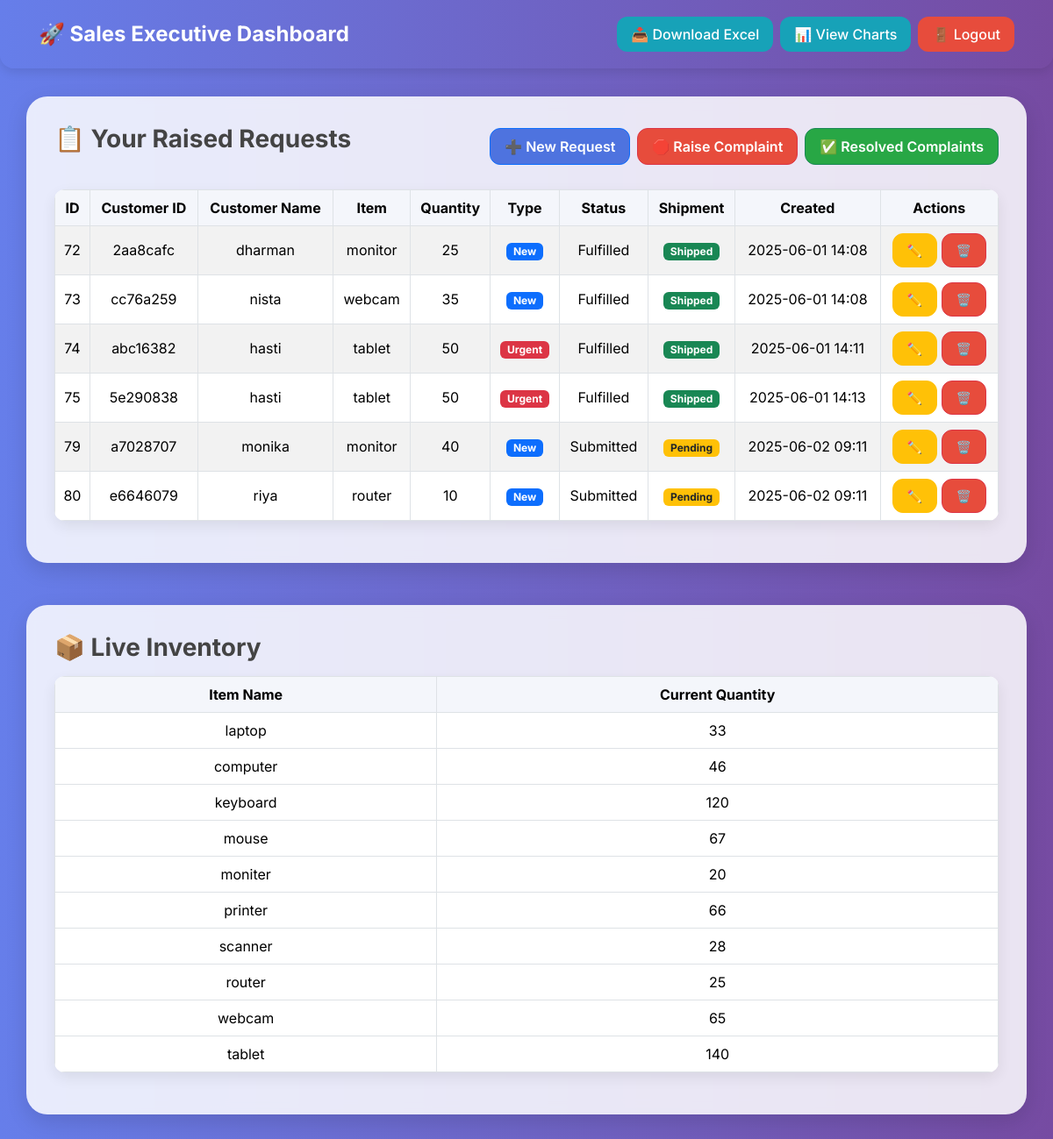
The app's page /sales_dashboard (signed in) with its own data.
### tables this page shows
CREATE TABLE "requests" (
	"id"	INTEGER,
	"item"	TEXT,
	"item_quantity"	INTEGER,
	"comment"	NUMERIC,
	"created_by"	TEXT NOT NULL,
	"assigned_to"	TEXT DEFAULT 'warehouse',
	"status"	TEXT DEFAULT 'Submitted' CHECK("status" IN ('Submitted', 'In Review', 'Fulfilled', 'Declined', 'Forwarded to Production')),
	"created_at"	TEXT DEFAULT CURRENT_TIMESTAMP,
	"updated_at"	TEXT DEFAULT CURRENT_TIMESTAMP,
	"warehouse_comment"	TEXT,
	"tracking_id"	TEXT,
	"courier_name"	TEXT,
	"delivery_date"	TEXT,
	"shipment_status"	TEXT DEFAULT 'Pending',
	"stock_available"	TEXT DEFAULT 'Yes' CHECK("stock_available" IN ('Yes', 'No')),
	"planner_comments"	TEXT,
	"estimated_completion_date"	TEXT,
	"urgency"	TEXT, was_forwarded INTEGER DEFAULT 0, customer_name TEXT, customer_id TEXT, request_type TEXT DEFAULT 'New', response TEXT,
	PRIMARY KEY("id" AUTOINCREMENT)
);

CREATE TABLE warehouse_inventory (
            id INTEGER PRIMARY KEY AUTOINCREMENT,
            item TEXT NOT NULL,
            item_quantity INTEGER NOT NULL
        );

### app.py (the view)
@app.route('/sales_dashboard')
def sales_dashboard():
    if session.get('role') != 'sales':
        return redirect(url_for('login'))
    username = session['username']
    conn = sqlite3.connect('database/4s.db')
    conn.row_factory = sqlite3.Row
    cursor = conn.cursor()
    cursor.execute("SELECT * FROM requests WHERE created_by = ?", (username,))
    rows = cursor.fetchall()
    requests = []
    for r in rows:
        created_at = r['created_at']
        if isinstance(created_at, str):
            try:
                created_at = datetime.strptime(created_at, "%Y-%m-%d %H:%M:%S")
            except ValueError:
                created_at = None
        requests.append({**dict(r), 'created_at': created_at})
    cursor.execute("SELECT item, item_quantity FROM warehouse_inventory")
    inventory_rows = cursor.fetchall()
    inventory = [dict(row) for row in inventory_rows]
    cursor.execute("SELECT * FROM complaints")
    resolved_rows = cursor.fetchall()
    resolved_complaints = [dict(row) for row in resolved_rows]
    print("Resolved Complaints:", resolved_complaints)  # Debug print
    conn.close()
    return render_template(
        'sales_dashboard.html',
        requests=requests,
        inventory=inventory,
        resolved_complaints=resolved_complaints  # ✅ Pass to template
    )

### Templates/sales_dashboard.html (shortened to what this page needs)
<!DOCTYPE html>
<html lang="en">
<head>
  <link href="https://cdn.jsdelivr.net/npm/bootstrap@5.3.3/dist/css/bootstrap.min.css" rel="stylesheet">
</head>
<body>
<nav class="navbar navbar-expand-lg">
  <div class="container-fluid d-flex justify-content-between align-items-center flex-wrap gap-2">
    <span class="navbar-brand">🚀 Sales Executive Dashboard</span>
    <div class="d-flex gap-2 flex-wrap">
      <a href="{{ url_for('download_report') }}" class="btn btn-info">📥 Download Excel</a>
      <a href="{{ url_for('sales_report_chart') }}" class="btn btn-info">📊 View Charts</a>
      <a href="{{ url_for('logout') }}" class="btn btn-danger">🚪 Logout</a>
    </div>
  </div>
</nav>
<section class="dashboard-box container">
  <div class="d-flex justify-content-between align-items-center mb-4 flex-wrap gap-2">
    <h3>📋 Your Raised Requests</h3>
    <div class="d-flex gap-2 flex-wrap">
      <a href="{{ url_for('raise_request') }}" class="btn btn-primary">➕ New Request</a>
      <a href="{{ url_for('raise_complaint') }}" class="btn btn-danger">🛑 Raise Complaint</a>
      <a href="{{ url_for('resolved_complaints') }}" class="btn btn-success">✅ Resolved Complaints</a>
    </div>
  </div>
  <table class="table table-striped table-bordered">
    <thead>
      <tr>
        <th>ID</th>
        <th>Customer ID</th>
        <th>Customer Name</th>
        <th>Item</th>
        <th>Quantity</th>
        <th>Type</th>
        <th>Status</th>
        <th>Shipment</th>
        <th>Created</th>
        <th>Actions</th>
      </tr>
    </thead>
    <tbody>
      {% if requests %}
        {% for r in requests %}
        <tr>
          <td>{{ r.id }}</td>
          <td>{{ r.customer_id }}</td>
          <td>{{ r.customer_name }}</td>
          <td>{{ r.item or '' }}</td>
          <td>{{ r.item_quantity or '' }}</td>
          <td>
            {% if r.request_type == 'Urgent' %}
              <span class="badge bg-danger">Urgent</span>
            {% elif r.request_type == 'New' %}
              <span class="badge bg-primary">New</span>
            {% elif r.request_type == 'Return' %}
              <span class="badge bg-warning text-dark">Return</span>
            {% else %}
              <span class="badge bg-secondary">{{ r.request_type }}</span>
            {% endif %}
          </td>
          <td>{{ r.status }}</td>
          <td>
            {% if r.shipment_status == 'Shipped' %}
              <span class="badge bg-success">Shipped</span>
            {% elif r.shipment_status %}
              <span class="badge bg-warning text-dark">{{ r.shipment_status }}</span>
            {% else %}
              <span class="badge bg-secondary">N/A</span>
            {% endif %}
          </td>
          <td>
            {% if r.created_at %}
              {{ r.created_at.strftime('%Y-%m-%d %H:%M') }}
            {% else %}
              N/A
            {% endif %}
          </td>
          <td>
            <a href="{{ url_for('edit_request', request_id=r.id) }}" class="btn btn-sm btn-warning">✏️</a>
            <a href="{{ url_for('delete_request', request_id=r.id) }}" class="btn btn-sm btn-danger" onclick="return confirm('Are you sure you want to delete this request?');">🗑️</a>
          </td>
        </tr>
        {% endfor %}
      {% else %}
        <tr>
          <td colspan="10" class="text-center">No requests found. Use ➕ to create one.</td>
        </tr>
      {% endif %}
    </tbody>
  </table>
</section>
<section class="dashboard-box container">
  <h3>📦 Live Inventory</h3>
  <table class="table table-bordered table-hover mt-3">
    <thead>
      <tr>
        <th>Item Name</th>
        <th>Current Quantity</th>
      </tr>
    </thead>
    <tbody>
      {% for item in inventory %}
      <tr>
        <td>{{ item['item'] }}</td>
        <td>{{ item['item_quantity'] }}</td>
      </tr>
      {% endfor %}
    </tbody>
  </table>
</section>
</body>
</html>

### Templates/sales_dashboard.html (style rules this page uses)
body { margin: 0; padding: 0; font-family: 'Inter', sans-serif; background: linear-gradient(to right, #667eea, #764ba2); min-height: 100vh; color: #333; }
.navbar { background: linear-gradient(90deg, #667eea, #764ba2); color: white; border-radius: 0 0 1rem 1rem; padding: 1rem 2rem; box-shadow: 0 4px 12px rgba(0, 0, 0, 0.1); }
.navbar-brand { font-weight: 700; font-size: 1.5rem; color: white !important; }
.navbar .btn { border-radius: 0.75rem; font-weight: 500; border: none; }
.dashboard-box { background: rgba(255, 255, 255, 0.85); backdrop-filter: blur(8px); padding: 2rem; border-radius: 1.5rem; box-shadow: 0 8px 24px rgba(0, 0, 0, 0.12); margin-top: 2rem; }
h3 { font-weight: 700; color: #444; margin-bottom: 1rem; }
.table { background: white; border-radius: 0.75rem; overflow: hidden; box-shadow: 0 6px 16px rgba(0, 0, 0, 0.08); }
.table th { background-color: #f4f6fb; text-align: center; vertical-align: middle; }
.table td { text-align: center; vertical-align: middle; }
.btn { border-radius: 0.75rem; font-weight: 600; padding: 0.5rem 1rem; }
.btn-info { background: #17a2b8; color: white; }
.btn-primary { background: #4e73df; }
.btn-danger { background: #e74c3c; }
.btn-success { background: #28a745; }
.btn-warning { background: #ffc107; color: #212529; }
section { margin-bottom: 3rem; }

### records on screen
requests: id "72", customer_id "2aa8cafc", customer_name "dharman", item "monitor", item_quantity "25", request_type "New", status "Fulfilled", shipment_status "Shipped", created_at "2025-06-01 14:08"
requests: id "73", customer_id "cc76a259", customer_name "nista", item "webcam", item_quantity "35", request_type "New", status "Fulfilled", shipment_status "Shipped", created_at "2025-06-01 14:08"
requests: id "74", customer_id "abc16382", customer_name "hasti", item "tablet", item_quantity "50", request_type "Urgent", status "Fulfilled", shipment_status "Shipped", created_at "2025-06-01 14:11"
requests: id "75", customer_id "5e290838", customer_name "hasti", item "tablet", item_quantity "50", request_type "Urgent", status "Fulfilled", shipment_status "Shipped", created_at "2025-06-01 14:13"
requests: id "79", customer_id "a7028707", customer_name "monika", item "monitor", item_quantity "40", request_type "New", status "Submitted", shipment_status "Pending", created_at "2025-06-02 09:11"
requests: id "80", customer_id "e6646079", customer_name "riya", item "router", item_quantity "10", request_type "New", status "Submitted", shipment_status "Pending", created_at "2025-06-02 09:11"
warehouse_inventory: item "laptop", item_quantity "33"
warehouse_inventory: item "computer", item_quantity "46"
warehouse_inventory: item "keyboard", item_quantity "120"
warehouse_inventory: item "mouse", item_quantity "67"
warehouse_inventory: item "moniter", item_quantity "20"
warehouse_inventory: item "printer", item_quantity "66"
warehouse_inventory: item "scanner", item_quantity "28"
warehouse_inventory: item "router", item_quantity "25"
warehouse_inventory: item "webcam", item_quantity "65"
warehouse_inventory: item "tablet", item_quantity "140"
